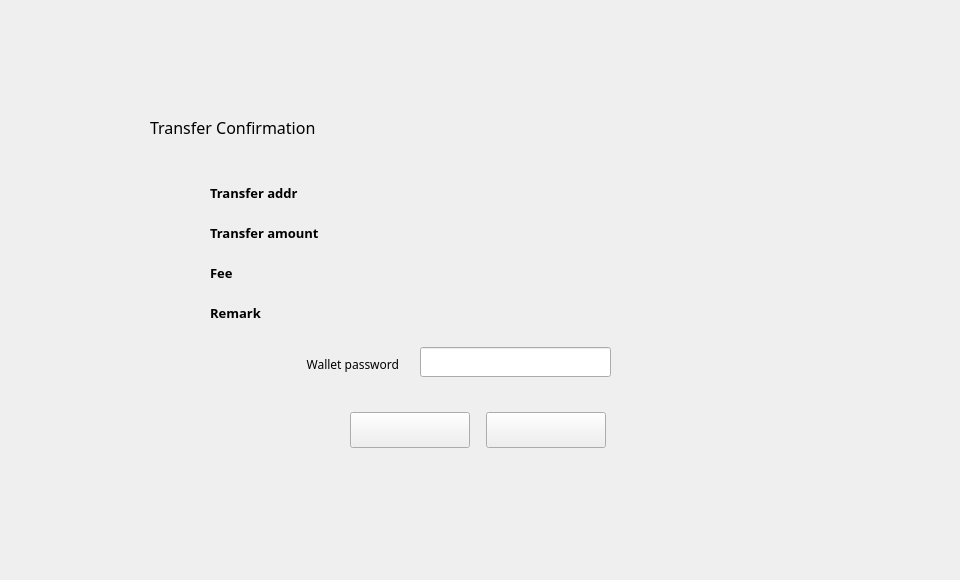
<?xml version="1.0" encoding="UTF-8"?>
<ui version="4.0">
 <class>TransferConfirmDialog</class>
 <widget class="QDialog" name="TransferConfirmDialog">
  <property name="geometry">
   <rect>
    <x>0</x>
    <y>0</y>
    <width>960</width>
    <height>580</height>
   </rect>
  </property>
  <property name="font">
   <font>
    <family>微软雅黑</family>
   </font>
  </property>
  <property name="windowTitle">
   <string>Dialog</string>
  </property>
  <widget class="QWidget" name="widget" native="true">
   <property name="geometry">
    <rect>
     <x>0</x>
     <y>0</y>
     <width>960</width>
     <height>580</height>
    </rect>
   </property>
   <widget class="QWidget" name="containerWidget" native="true">
    <property name="geometry">
     <rect>
      <x>100</x>
      <y>82</y>
      <width>760</width>
      <height>415</height>
     </rect>
    </property>
    <widget class="QLineEdit" name="pwdLineEdit">
     <property name="geometry">
      <rect>
       <x>320</x>
       <y>265</y>
       <width>191</width>
       <height>30</height>
      </rect>
     </property>
     <property name="echoMode">
      <enum>QLineEdit::Password</enum>
     </property>
    </widget>
    <widget class="QLabel" name="tipLabel2">
     <property name="geometry">
      <rect>
       <x>344</x>
       <y>303</y>
       <width>200</width>
       <height>16</height>
      </rect>
     </property>
     <property name="text">
      <string/>
     </property>
    </widget>
    <widget class="QToolButton" name="okBtn">
     <property name="geometry">
      <rect>
       <x>250</x>
       <y>330</y>
       <width>120</width>
       <height>36</height>
      </rect>
     </property>
     <property name="cursor">
      <cursorShape>PointingHandCursor</cursorShape>
     </property>
     <property name="text">
      <string/>
     </property>
    </widget>
    <widget class="QLabel" name="label_2">
     <property name="geometry">
      <rect>
       <x>110</x>
       <y>100</y>
       <width>111</width>
       <height>21</height>
      </rect>
     </property>
     <property name="font">
      <font>
       <pointsize>10</pointsize>
       <weight>75</weight>
       <bold>true</bold>
      </font>
     </property>
     <property name="text">
      <string>Transfer addr</string>
     </property>
     <property name="alignment">
      <set>Qt::AlignLeading|Qt::AlignLeft|Qt::AlignVCenter</set>
     </property>
    </widget>
    <widget class="QLabel" name="pwdLabel">
     <property name="geometry">
      <rect>
       <x>188</x>
       <y>272</y>
       <width>111</width>
       <height>20</height>
      </rect>
     </property>
     <property name="text">
      <string>Wallet password</string>
     </property>
     <property name="alignment">
      <set>Qt::AlignRight|Qt::AlignTrailing|Qt::AlignVCenter</set>
     </property>
    </widget>
    <widget class="QLabel" name="label_5">
     <property name="geometry">
      <rect>
       <x>110</x>
       <y>220</y>
       <width>81</width>
       <height>21</height>
      </rect>
     </property>
     <property name="font">
      <font>
       <pointsize>10</pointsize>
       <weight>75</weight>
       <bold>true</bold>
      </font>
     </property>
     <property name="text">
      <string>Remark</string>
     </property>
     <property name="alignment">
      <set>Qt::AlignLeading|Qt::AlignLeft|Qt::AlignVCenter</set>
     </property>
    </widget>
    <widget class="QLabel" name="tipLabel1">
     <property name="geometry">
      <rect>
       <x>320</x>
       <y>303</y>
       <width>16</width>
       <height>16</height>
      </rect>
     </property>
     <property name="text">
      <string/>
     </property>
    </widget>
    <widget class="QLabel" name="feeLabel">
     <property name="geometry">
      <rect>
       <x>240</x>
       <y>180</y>
       <width>461</width>
       <height>21</height>
      </rect>
     </property>
     <property name="styleSheet">
      <string notr="true"/>
     </property>
     <property name="text">
      <string/>
     </property>
    </widget>
    <widget class="QLabel" name="label_3">
     <property name="geometry">
      <rect>
       <x>110</x>
       <y>140</y>
       <width>121</width>
       <height>21</height>
      </rect>
     </property>
     <property name="font">
      <font>
       <pointsize>10</pointsize>
       <weight>75</weight>
       <bold>true</bold>
      </font>
     </property>
     <property name="text">
      <string>Transfer amount</string>
     </property>
     <property name="alignment">
      <set>Qt::AlignLeading|Qt::AlignLeft|Qt::AlignVCenter</set>
     </property>
    </widget>
    <widget class="QLabel" name="remarkLabel">
     <property name="geometry">
      <rect>
       <x>240</x>
       <y>220</y>
       <width>461</width>
       <height>21</height>
      </rect>
     </property>
     <property name="text">
      <string/>
     </property>
    </widget>
    <widget class="QLabel" name="label">
     <property name="geometry">
      <rect>
       <x>50</x>
       <y>30</y>
       <width>211</width>
       <height>31</height>
      </rect>
     </property>
     <property name="font">
      <font>
       <pointsize>12</pointsize>
      </font>
     </property>
     <property name="text">
      <string>Transfer Confirmation</string>
     </property>
    </widget>
    <widget class="QToolButton" name="cancelBtn">
     <property name="geometry">
      <rect>
       <x>386</x>
       <y>330</y>
       <width>120</width>
       <height>36</height>
      </rect>
     </property>
     <property name="cursor">
      <cursorShape>PointingHandCursor</cursorShape>
     </property>
     <property name="text">
      <string/>
     </property>
    </widget>
    <widget class="QLabel" name="label_4">
     <property name="geometry">
      <rect>
       <x>110</x>
       <y>180</y>
       <width>91</width>
       <height>21</height>
      </rect>
     </property>
     <property name="font">
      <font>
       <pointsize>10</pointsize>
       <weight>75</weight>
       <bold>true</bold>
      </font>
     </property>
     <property name="text">
      <string>Fee</string>
     </property>
     <property name="alignment">
      <set>Qt::AlignLeading|Qt::AlignLeft|Qt::AlignVCenter</set>
     </property>
    </widget>
    <widget class="QLabel" name="addressLabel">
     <property name="geometry">
      <rect>
       <x>240</x>
       <y>80</y>
       <width>521</width>
       <height>41</height>
      </rect>
     </property>
     <property name="text">
      <string/>
     </property>
    </widget>
    <widget class="QLabel" name="amountLabel">
     <property name="geometry">
      <rect>
       <x>240</x>
       <y>140</y>
       <width>461</width>
       <height>21</height>
      </rect>
     </property>
     <property name="text">
      <string/>
     </property>
    </widget>
   </widget>
  </widget>
 </widget>
 <resources/>
 <connections/>
</ui>
